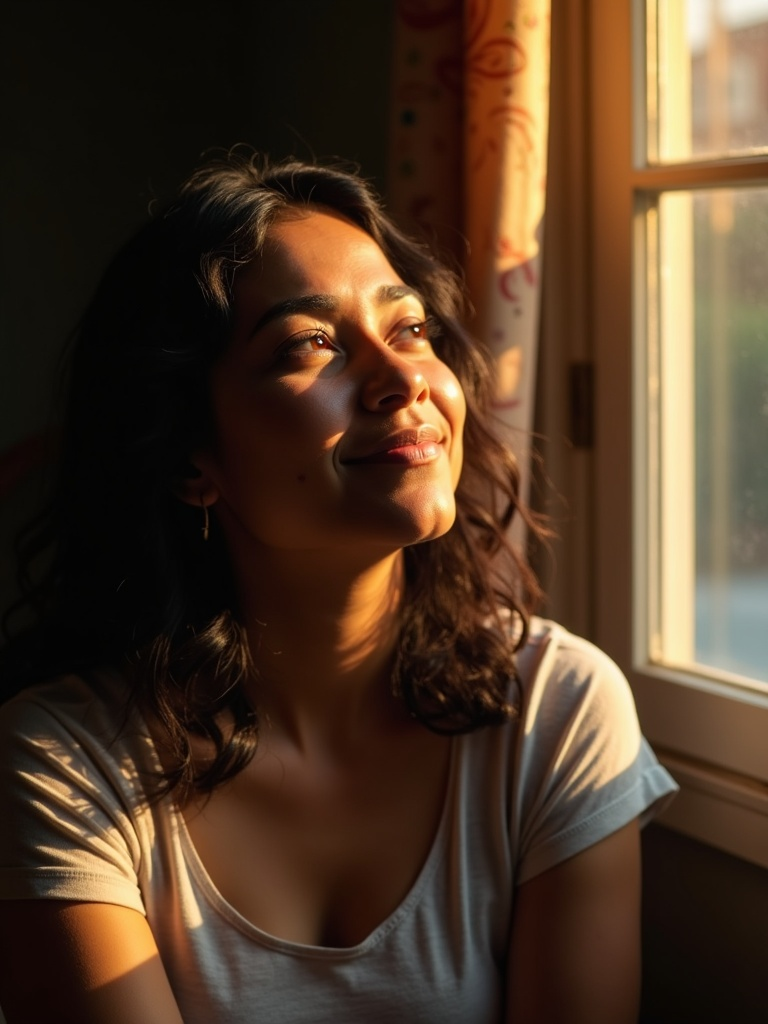
#> input picture generador-imagenes/imagenes-landing-maria/seccion-solucion.jpg, 768 x 1024 px, found by its file name
$ python componer_seccion7.py
#> lines starting #> are read from the running program, lines starting #| are printed output that depends on the picture; after the words box and inside, x2 and y2 are one past the last pixel; in counts of white or black regions, pixels touching at a corner belong together; pictures that were not available may be replaced by others from this repository, and a replacement may not be noted
from PIL import Image
import numpy as np

# ── Cargar imágenes ──
bg = Image.open(r"C:\Users\Usuario\Downloads\terminal nuevo claude code\generador-imagenes\imagenes-landing-maria\seccion-solucion.jpg").convert("RGBA")
bottle_raw = Image.open(r"C:\Users\Usuario\Downloads\sewrum imagen nueva 2.jpg").convert("RGBA")
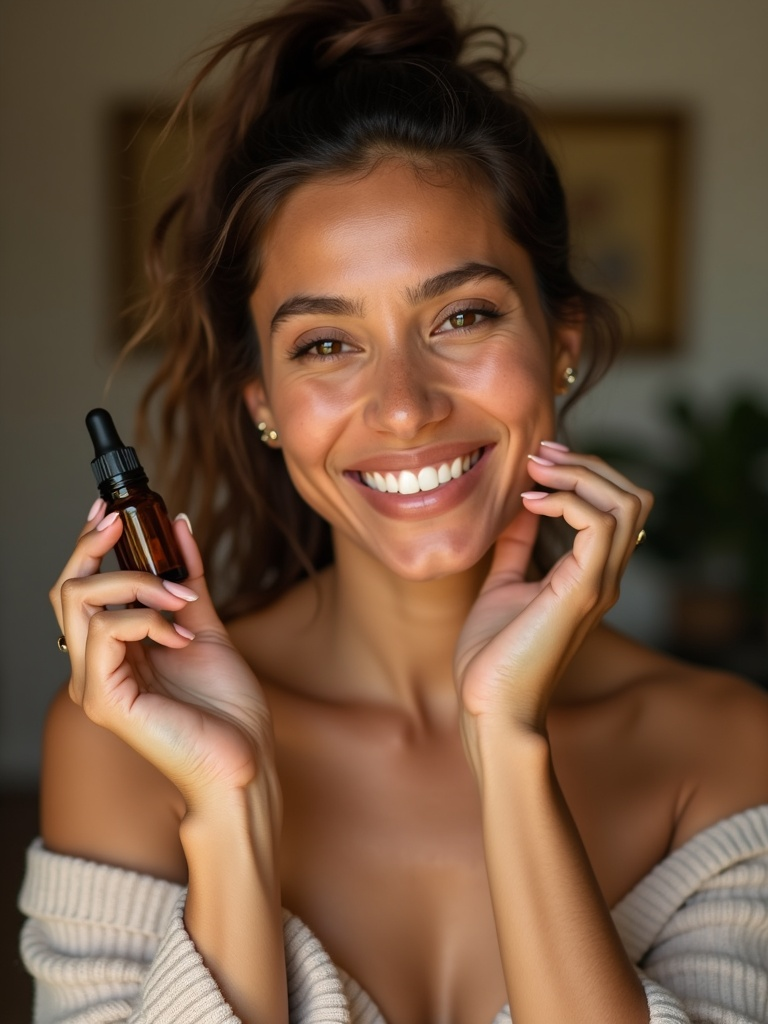
#> input picture generador-imagenes/imagenes-landing-maria/cta-mama-producto-original.jpg, 768 x 1024 px, given in place of sewrum imagen nueva 2.jpg, which was not available

bg_w, bg_h = bg.size
#> bg_w = 768; bg_h = 1024
print(f"Fondo: {bg_w}x{bg_h}")
#| Fondo: 768x1024
print(f"Frasco original: {bottle_raw.size}")
#| Frasco original: (768, 1024)

# ── Eliminar fondo blanco del frasco con flood fill desde bordes ──
arr = np.array(bottle_raw, dtype=np.uint8)
h, w = arr.shape[:2]
#> h = 1024; w = 768

visited = np.zeros((h, w), dtype=bool)
to_visit = []

# Semillas desde los 4 bordes
for x in range(w):
    to_visit += [(0, x), (h-1, x)]
for y in range(h):
    to_visit += [(y, 0), (y, w-1)]

# Umbral DOBLE:
# - zona superior (top 22%): solo elimina blanco PURO 255 → protege el gotero que es gris/crema ~235-245
# - resto: elimina cualquier blanco >= 218
SAFE_TOP = int(h * 0.22)
#> SAFE_TOP = 225
THRESHOLD_TOP = 253   # muy estricto: solo blanco 100% puro
THRESHOLD_REST = 218  # normal para el cuerpo

while to_visit:
    y, x = to_visit.pop()
    if y < 0 or y >= h or x < 0 or x >= w:
        continue
    if visited[y, x]:
        continue
    r, g, b, a = arr[y, x]
    thr = THRESHOLD_TOP if y < SAFE_TOP else THRESHOLD_REST
    if r >= thr and g >= thr and b >= thr:
        visited[y, x] = True
        arr[y, x, 3] = 0
        to_visit += [(y+1,x),(y-1,x),(y,x+1),(y,x-1)]
#> this loop made 3592 passes
#> (r, g, b) on passes 1 to 3: (93, 89, 86), (36, 23, 15), (99, 95, 92)
#> arr: shape (1024, 768, 4); mean R, G, B, A 110.7, 82, 60.7, 255
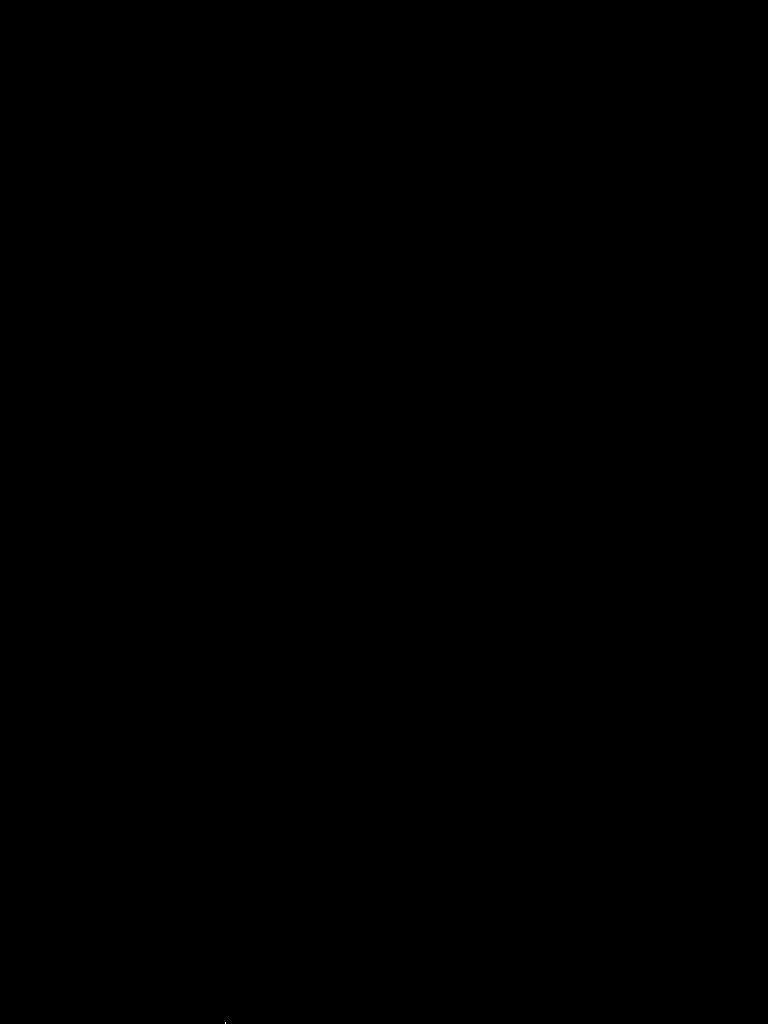
#> visited: shape (1024, 768) bool; 0% white in thin lines or dots, all inside (x1, y1, x2, y2) = (225, 1022, 226, 1024)
#> after the loop, to_visit = []

bottle_clean = Image.fromarray(arr, "RGBA")

# Recortar al bounding box del alpha
bbox = bottle_clean.getbbox()
#> bbox = (0, 0, 768, 1024)
if bbox:
    bottle_clean = bottle_clean.crop(bbox)

print(f"Frasco recortado: {bottle_clean.size}")
#| Frasco recortado: (768, 1024)

# ── Escalar frasco: 40% de la altura del fondo (tamaño original sin cambiar) ──
target_h = int(bg_h * 0.40)
#> target_h = 409
ratio = target_h / bottle_clean.height
#> ratio = 0.399
target_w = int(bottle_clean.width * ratio)
#> target_w = 306
bottle_scaled = bottle_clean.resize((target_w, target_h), Image.LANCZOS)
print(f"Frasco escalado: {bottle_scaled.size}")
#| Frasco escalado: (306, 409)

# ── Posición: derecha, más abajo para que se vea completo ──
px = bg_w - target_w - 8
#> px = 454
py = int(bg_h * 0.30)  # 30% desde arriba → frasco bien visible, no cortado arriba
#> py = 307

print(f"Posición: ({px}, {py})")
#| Posición: (454, 307)
print(f"Frasco ocupa hasta y={py + target_h} de {bg_h}")
#| Frasco ocupa hasta y=716 de 1024

# ── Iluminación natural: tinte cálido + sombra lateral + fade de bordes ──
bottle_arr = np.array(bottle_scaled, dtype=np.float32)
bh, bw = bottle_arr.shape[0], bottle_arr.shape[1]
#> bh = 409; bw = 306
alpha_mask = bottle_arr[:, :, 3] / 255.0

# 1) Tinte cálido general (luz dorada de la ventana)
bottle_arr[:, :, 0] = np.clip(bottle_arr[:, :, 0] + 12 * alpha_mask, 0, 255)
bottle_arr[:, :, 1] = np.clip(bottle_arr[:, :, 1] + 5 * alpha_mask, 0, 255)
bottle_arr[:, :, 2] = np.clip(bottle_arr[:, :, 2] - 6 * alpha_mask, 0, 255)

# 2) Sombra lateral izquierda (la luz viene de la derecha/ventana)
#    El lado izquierdo del frasco debe estar más oscuro
for x in range(bw):
    shadow_strength = max(0.0, 1.0 - (x / (bw * 0.55)))  # 0=sin sombra, 1=sombra máxima en borde izq
    shadow_amount = shadow_strength * 0.35  # hasta 35% más oscuro
    for ch in range(3):
        bottle_arr[:, x, ch] = np.clip(bottle_arr[:, x, ch] * (1 - shadow_amount), 0, 255)
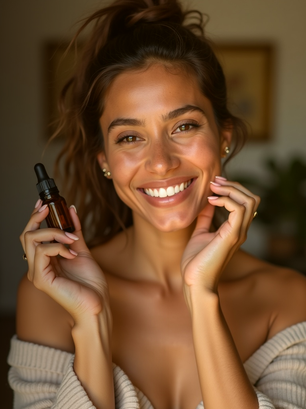
#> bottle_arr: shape (409, 306, 4) float32; mean R, G, B, A 111.4, 78.6, 49.3, 255.5; transparent parts drawn white

# 3) Fade suave solo en borde superior e inferior (no en lados para no cortar el frasco)
fade_px = 22
for y in range(bh):
    for x in range(bw):
        d_top = y
        d_bot = bh - 1 - y
        d = min(d_top, d_bot)   # solo fade vertical, NO horizontal
        if d < fade_px:
            factor = d / fade_px
            bottle_arr[y, x, 3] = bottle_arr[y, x, 3] * factor
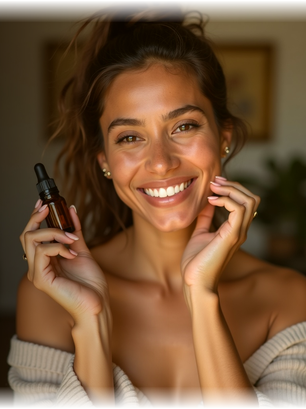
#> bottle_arr: shape (409, 306, 4) float32; 10.76% of pixels changed, all inside (x1, y1, x2, y2) = (0, 0, 306, 409); transparent parts drawn white

bottle_scaled = Image.fromarray(bottle_arr.astype(np.uint8), "RGBA")

# ── Sombra suave detrás del frasco (lado izquierdo del frasco) ──
shadow_img = Image.new("RGBA", bg.size, (0, 0, 0, 0))
#> shadow_img: PIL image 768x1024 RGBA; every value is 0
shadow_arr = np.array(shadow_img)

cx = px + target_w // 2
#> cx = 607
cy = py + target_h
#> cy = 716
sw = int(target_w * 0.55)
#> sw = 168
sh = int(target_h * 0.03)
for dy in range(-sh, sh + 1):
    for dx in range(-sw, sw + 1):
        sx = cx + dx
        sy = cy + dy
        if 0 <= sx < bg_w and 0 <= sy < bg_h:
            dist = (dx / sw) ** 2 + (dy / sh) ** 2
            if dist <= 1:
                alpha_val = int(55 * (1 - dist))
                cur = shadow_arr[sy, sx, 3]
                shadow_arr[sy, sx] = [0, 0, 0, max(cur, alpha_val)]
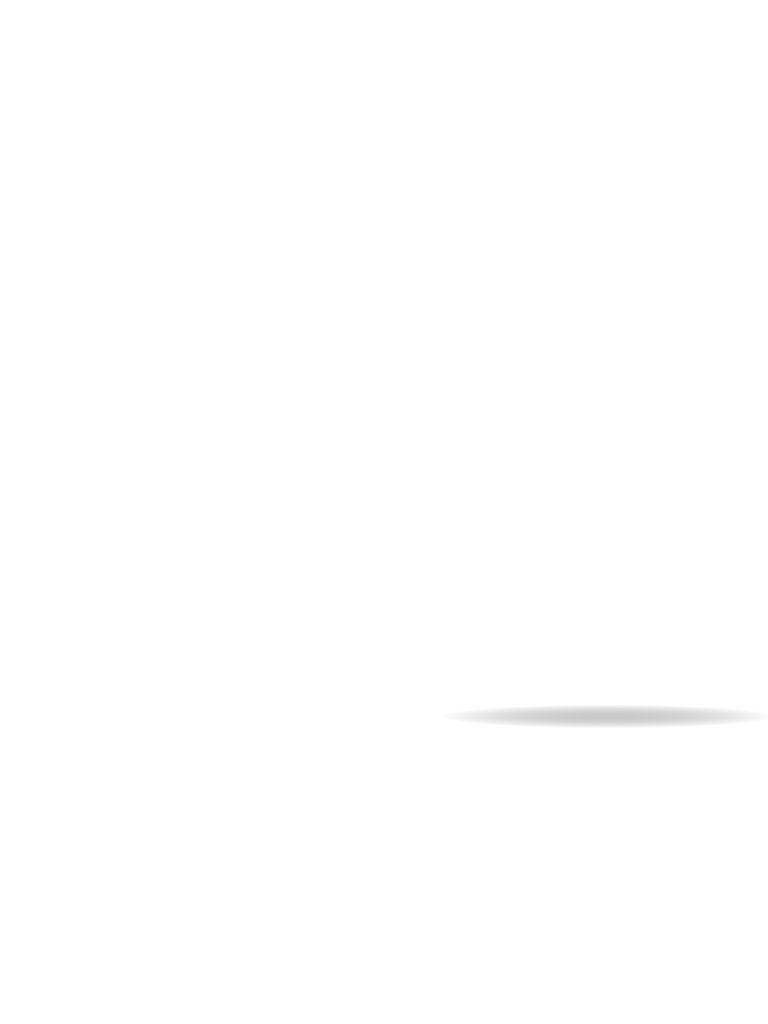
#> shadow_arr: shape (1024, 768, 4); mean R, G, B, A 0, 0, 0, 0.2; transparent parts drawn white

shadow_img = Image.fromarray(shadow_arr, "RGBA")

# ── Componer: fondo + sombra + frasco ──
result = bg.copy()
result.alpha_composite(shadow_img)
result.alpha_composite(bottle_scaled, dest=(px, py))
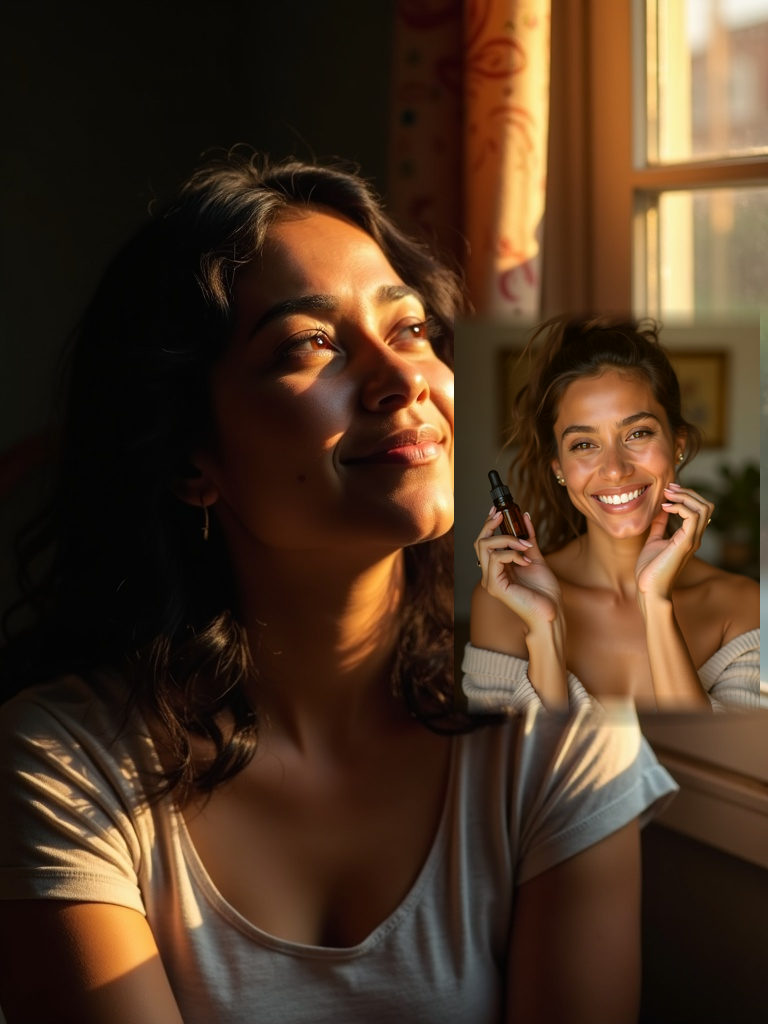
#> result: PIL image 768x1024 RGBA; mean R, G, B, A 75.9, 52.9, 34.3, 255

# Guardar como JPEG
result_rgb = result.convert("RGB")
out_path = r"C:\Users\Usuario\Downloads\terminal nuevo claude code\generador-imagenes\imagenes-landing-maria\seccion7-nueva.jpg"
result_rgb.save(out_path, "JPEG", quality=92)
print(f"Guardado: {out_path}")

# Abrir para preview
import subprocess
#> (the run stopped early here; a loop or call above may not have finished)
